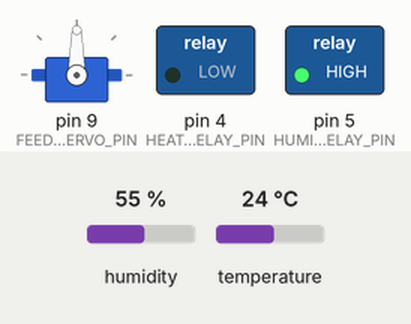
This sketch was run on a simulated Arduino Uno, built with avr-gcc and run on an emulated ATmega328P. On the bench: servo, switched loads named in the sketch (green lamp = pin HIGH). The test bench sets the inputs (shaded band); at power-on: humidity 55 %, temperature 24 °C.

Above: at 2.8 s.
2.9 s: humidity set to 58 %
5.6 s: humidity set to 61 %
At 6.6 s:
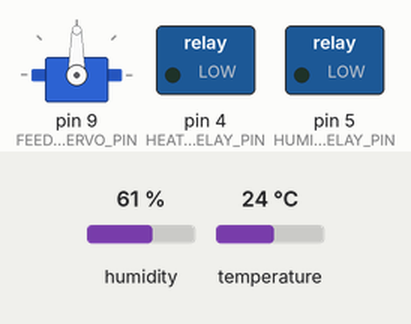
8.3 s: temperature set to 20.6 °C
11.2 s: temperature set to 19.6 °C
At 13.2 s:
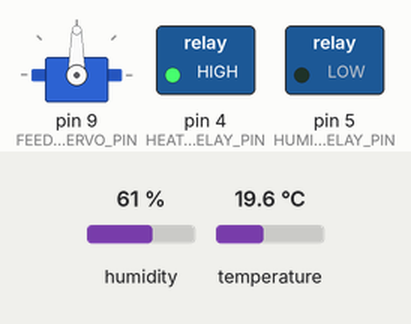
13.9 s: humidity set to 22 %
At 14.9 s:
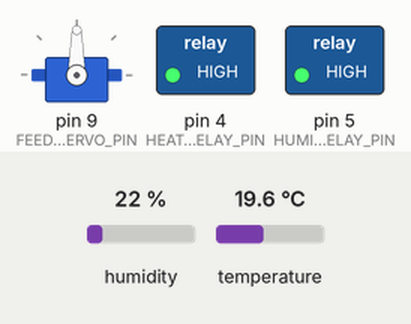
16.6 s: humidity set to 68 %
At 18.5 s:
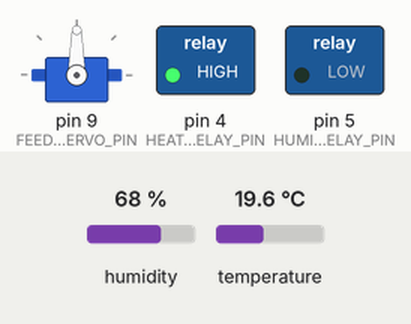
Timing chart, 0 to 20.0 s (numbered marks = the images above; inputs shaded):
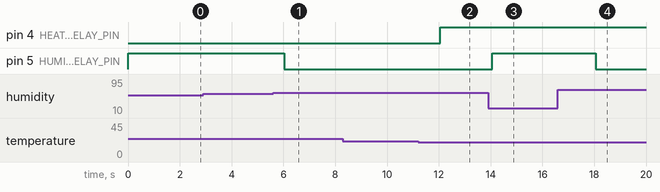

Measured:
- the behaviour switches between 59 and 60 % on humidity (found by bisection; images 0 and 1)
- the behaviour switches between 20 and 19.9 °C on temperature (found by bisection; images 1 and 2)
- after the input at 2.9 s, every drawn part: stays the same
- after the input at 5.6 s, pin 5 (HUMIDIFIER_RELAY_PIN): HIGH → LOW after 0.43 s
- after the input at 8.3 s, every drawn part: stays the same
- after the input at 11.2 s, pin 4 (HEATER_RELAY_PIN): LOW → HIGH after 0.85 s
- after the input at 13.9 s, pin 5 (HUMIDIFIER_RELAY_PIN): LOW → HIGH after 0.15 s
- after the input at 16.6 s, pin 5 (HUMIDIFIER_RELAY_PIN): HIGH → LOW after 1.5 s

The sketch:

ChickenFarm.ino
```cpp
/*
  ChickenFarm  (ArduinoAI 2.5 หมวด 16 เกษตรอัจฉริยะ)
  โค้ดต้นฉบับจากโครงงานฟาร์มไก่อัจฉริยะ (ร.ร.สบเมยวิทยาคม จ.แม่ฮ่องสอน)
  งานอบรม ทสรช. 25-27 ก.ย. ที่ครูส่งมา (ไม่ได้แก้โค้ดด้านล่าง เก็บไว้เทียบ)

  จุดที่ควรแก้ (แก้แล้วในไฟล์ ChickenFarm.py):
   - if (hour() == 8) ให้อาหารซ้ำทุกรอบ loop ตลอดชั่วโมง 8 โมง
   - setTime() ตั้งเวลาเอง ไฟดับแล้วเวลาเพี้ยน
   - ประกาศขา PIR ไว้แต่ไม่ได้ใช้
*/

#include <Servo.h>
#include <DHT.h>
#include <TimeLib.h>

#define DHTPIN 2
#define FEEDER_SERVO_PIN 9
#define PIR_PIN 3
#define HEATER_RELAY_PIN 4
#define HUMIDIFIER_RELAY_PIN 5

DHT dht(DHTPIN, DHT22);
Servo feederServo;

void setup() {
  dht.begin();
  feederServo.attach(FEEDER_SERVO_PIN);

  pinMode(HEATER_RELAY_PIN, OUTPUT);
  pinMode(HUMIDIFIER_RELAY_PIN, OUTPUT);

  // Assuming you don't have a real-time clock module and are setting the time manually
  setTime(12, 0, 0, 22, 9, 2023);  // set time to 12:00:00, 22 September 2023
}

void loop() {
  float humidity = dht.readHumidity();
  float temperature = dht.readTemperature();

  // Control environment
  if (temperature < 20) {  // Example threshold
    digitalWrite(HEATER_RELAY_PIN, HIGH);  // Activate heater
  } else {
    digitalWrite(HEATER_RELAY_PIN, LOW);  // Deactivate heater
  }

  if (humidity < 60) {  // Example threshold
    digitalWrite(HUMIDIFIER_RELAY_PIN, HIGH);  // Activate humidifier
  } else {
    digitalWrite(HUMIDIFIER_RELAY_PIN, LOW);  // Deactivate humidifier
  }

  // Feed chickens at specific times
  if (hour() == 8) {
    activateFeeder();
  }

  // ... other logic
  delay(1000);
}

void activateFeeder() {
  feederServo.write(90);  // Rotate to release food
  delay(5000);  // Wait for 5 seconds
  feederServo.write(0);  // Rotate back to original position
}
```
